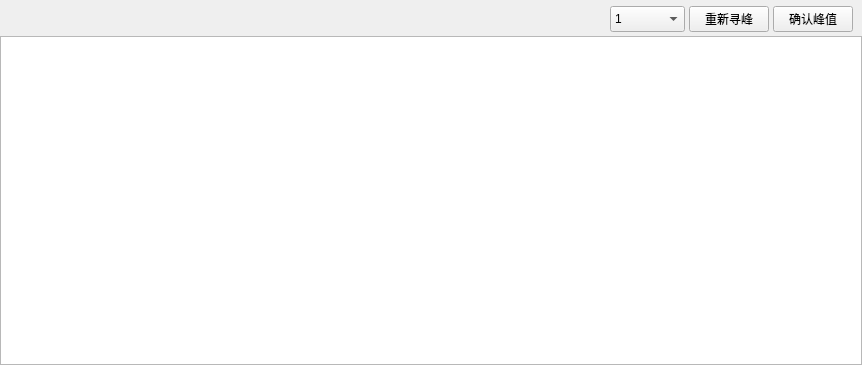
<?xml version="1.0" encoding="UTF-8"?>
<ui version="4.0">
 <class>Plot</class>
 <widget class="QWidget" name="Plot">
  <property name="geometry">
   <rect>
    <x>0</x>
    <y>0</y>
    <width>862</width>
    <height>365</height>
   </rect>
  </property>
  <property name="sizePolicy">
   <sizepolicy hsizetype="Minimum" vsizetype="Minimum">
    <horstretch>0</horstretch>
    <verstretch>0</verstretch>
   </sizepolicy>
  </property>
  <property name="minimumSize">
   <size>
    <width>75</width>
    <height>20</height>
   </size>
  </property>
  <property name="windowTitle">
   <string>Form</string>
  </property>
  <property name="windowOpacity">
   <double>1.000000000000000</double>
  </property>
  <layout class="QVBoxLayout">
   <property name="spacing">
    <number>4</number>
   </property>
   <property name="leftMargin">
    <number>0</number>
   </property>
   <property name="topMargin">
    <number>6</number>
   </property>
   <property name="rightMargin">
    <number>0</number>
   </property>
   <property name="bottomMargin">
    <number>0</number>
   </property>
   <item>
    <layout class="QHBoxLayout" name="horizontalLayout">
     <property name="sizeConstraint">
      <enum>QLayout::SetFixedSize</enum>
     </property>
     <property name="leftMargin">
      <number>9</number>
     </property>
     <property name="rightMargin">
      <number>9</number>
     </property>
     <item>
      <spacer name="horizontalSpacer">
       <property name="orientation">
        <enum>Qt::Horizontal</enum>
       </property>
       <property name="sizeHint" stdset="0">
        <size>
         <width>36</width>
         <height>20</height>
        </size>
       </property>
      </spacer>
     </item>
     <item>
      <widget class="QComboBox" name="ChannelSelectBox">
       <property name="sizePolicy">
        <sizepolicy hsizetype="Minimum" vsizetype="Minimum">
         <horstretch>0</horstretch>
         <verstretch>0</verstretch>
        </sizepolicy>
       </property>
       <property name="minimumSize">
        <size>
         <width>75</width>
         <height>20</height>
        </size>
       </property>
       <item>
        <property name="text">
         <string>1</string>
        </property>
       </item>
       <item>
        <property name="text">
         <string>2</string>
        </property>
       </item>
       <item>
        <property name="text">
         <string>3</string>
        </property>
       </item>
      </widget>
     </item>
     <item>
      <widget class="QPushButton" name="ResearchPeak_Btn">
       <property name="text">
        <string>重新寻峰</string>
       </property>
      </widget>
     </item>
     <item>
      <widget class="QPushButton" name="ConfirmPeak_Btn">
       <property name="text">
        <string>确认峰值</string>
       </property>
      </widget>
     </item>
    </layout>
   </item>
   <item>
    <widget class="QtCharts::QChartView" name="graphicsView">
     <property name="autoFillBackground">
      <bool>true</bool>
     </property>
     <property name="lineWidth">
      <number>0</number>
     </property>
    </widget>
   </item>
  </layout>
 </widget>
 <customwidgets>
  <customwidget>
   <class>QtCharts::QChartView</class>
   <extends>QGraphicsView</extends>
   <header location="global">qchartview.h</header>
  </customwidget>
 </customwidgets>
 <resources/>
 <connections/>
</ui>
